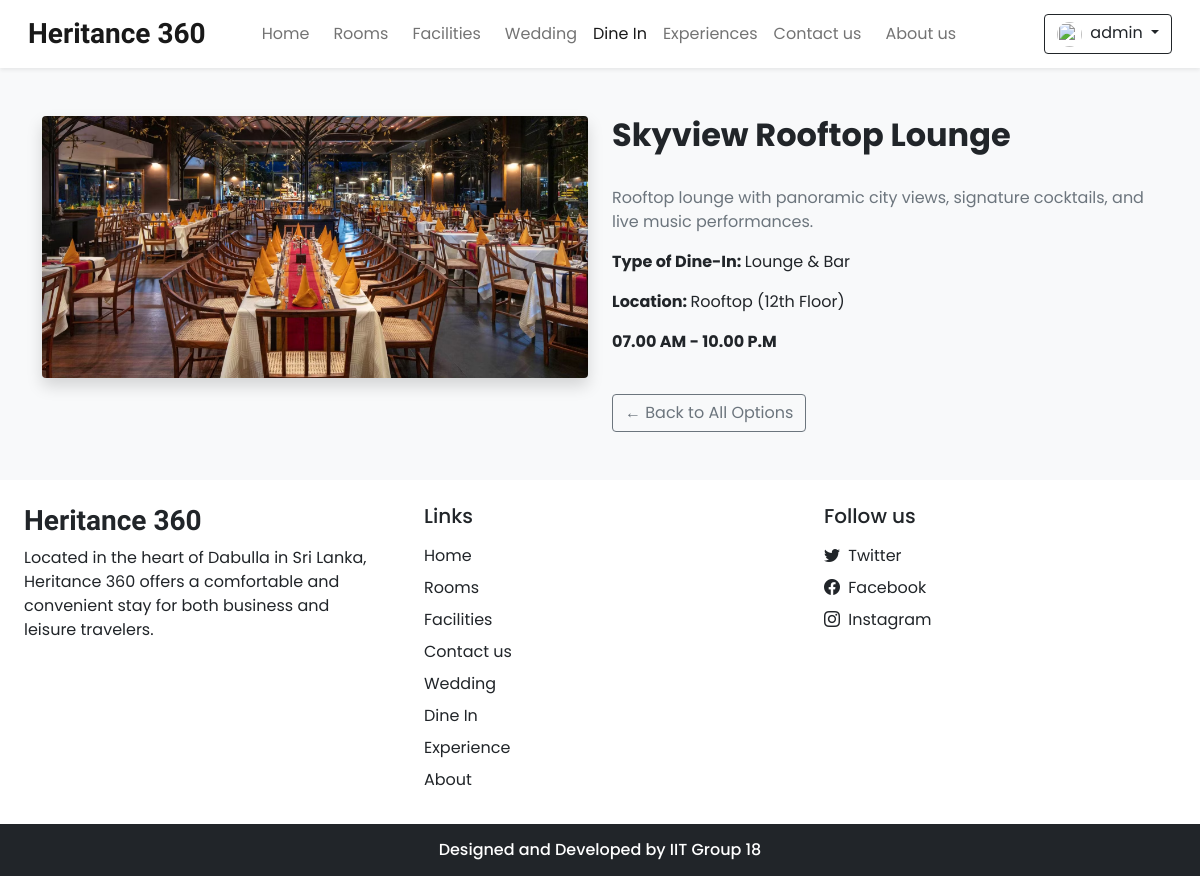
Screenshot of /dine_in_details.php?id=11 (signed in) with the database file from the repository.
### tables this page shows
CREATE TABLE `settings` (
  `sr_no` int NOT NULL AUTO_INCREMENT,
  `site_title` varchar(50) NOT NULL,
  `site_about` varchar(250) NOT NULL,
  `shutdown` tinyint(1) NOT NULL,
  PRIMARY KEY (`sr_no`)
);

CREATE TABLE `dine_in_options` (
  `id` int NOT NULL AUTO_INCREMENT,
  `name` varchar(255) NOT NULL,
  `description` text NOT NULL,
  `open_hours` varchar(100) NOT NULL,
  `image` varchar(255) NOT NULL,
  `status` tinyint(1) DEFAULT '1',
  `location` varchar(255) DEFAULT NULL,
  `type_of_dine_in` varchar(255) DEFAULT NULL,
  `created_at` timestamp NOT NULL DEFAULT CURRENT_TIMESTAMP,
  `updated_at` timestamp NOT NULL DEFAULT CURRENT_TIMESTAMP ON UPDATE CURRENT_TIMESTAMP,
  PRIMARY KEY (`id`)
);

### admin/inc/db_config.php (called while the page is built, shortened)
<?php
  function select($sql,$values,$datatypes)
  {
    $con = $GLOBALS['con'];
    if($stmt = mysqli_prepare($con,$sql))
    {
      if (!empty($values) && !empty($datatypes)) {
      mysqli_stmt_bind_param($stmt, $datatypes, ...$values);
    }
      if(mysqli_stmt_execute($stmt)){
        $res = mysqli_stmt_get_result($stmt);
        return $res;
      }
      else{
        mysqli_stmt_close($stmt);
        die("Query cannot be executed - Select");
      }
    }
    else{
      die("Query cannot be prepared - Select");
    }
  }
?>

### dine_in_details.php (the view, shortened to what this page needs)
<?php
require_once('admin/inc/db_config.php');
$id = intval($_GET['id']);
$query = "SELECT * FROM dine_in_options WHERE id = ? AND status = 1";
$result = select($query, [$id], 'i');
if (!$result || mysqli_num_rows($result) == 0) {
    $option = null;
} else {
    $option = mysqli_fetch_assoc($result);
}
?>
<!DOCTYPE html>
<html lang="en">
<head>
    <?php require('inc/links.php'); ?>
</head>
<body class="bg-light">
    <?php require('inc/header.php'); ?>
    <div class="container my-5">
        <?php if (!$option): ?>
            <div class="alert alert-danger text-center">
                <h4>Dine In Option Not Found</h4>
                <p>The item you’re looking for doesn’t exist or has been removed.</p>
                <a href="dine_in.php" class="btn btn-primary mt-3">Back to Dine In</a>
            </div>
        <?php else: ?>
            <div class="row">
                <div class="col-md-6 mb-4">
                    <img src="<?php echo DINE_IN_IMG_PATH . $option['image']; ?>"
                        alt="Dine In Image" class="img-fluid rounded shadow" style="width: 100%; height: auto;">
                </div>
                <div class="col-md-6">
                    <h2 class="fw-bold"><?php echo htmlspecialchars($option['name'] ?? ''); ?></h2>
                    <p class="text-muted" style="white-space: pre-line;">
                        <?php echo  str_replace(["\\r\\n", "\\n", "\\r"], ' ', $option['description']); ?>
                    </p>
                    <p>
                        <strong>Type of Dine-In: </strong> <?php echo htmlspecialchars($option['type_of_dine_in'] ?? ''); ?>
                    </p>
                    <p>
                        <strong>Location: </strong> <?php echo htmlspecialchars($option['location'] ?? ''); ?>
                    </p>
                    <p>
                        <strong><?php echo htmlspecialchars($option['open_hours'] ?? ''); ?> </strong>
                    </p>
                    <a href="dine_in.php" class="btn btn-outline-secondary mt-4">← Back to All Options</a>
                </div>
            </div>
        <?php endif; ?>
    </div>
    <?php require('inc/footer.php'); ?>
</body>
</html>

### inc/header.php (shortened to what this page needs)
<nav id="nav-bar" class="navbar navbar-expand-lg navbar-light bg-white px-lg-3 py-lg-2 shadow-sm sticky-top">
  <div class="container-fluid">
    <a class="navbar-brand me-5 fw-bold fs-3 h-font" href="index.php"><?php echo $settings_r['site_title'] ?></a>
    <div class="collapse navbar-collapse" id="navbarSupportedContent">
      <ul class="navbar-nav me-auto mb-2 mb-lg-0">
        <li class="nav-item">
          <a class="nav-link me-2" href="index.php">Home</a>
        </li>
        <li class="nav-item">
          <a class="nav-link me-2" href="rooms.php">Rooms</a>
        </li>
        <li class="nav-item">
          <a class="nav-link me-2" href="facilities.php">Facilities</a>
        </li>
        <li class="nav-item">
          <a class="nav-link" href="wedding_halls.php">Wedding</a>
        </li>
        <li class="nav-item">
          <a class="nav-link" href="dine_in.php">Dine In</a>
        </li>
        <li class="nav-item">
          <a class="nav-link" href="experience.php">Experiences</a>
        </li>
        <li class="nav-item">
          <a class="nav-link me-2" href="contact.php">Contact us</a>
        </li>
        <li class="nav-item">
          <a class="nav-link" href="about.php">About us</a>
        </li>
      </ul>
      <div class="d-flex">
        <?php
          if(isset($_SESSION['login']) && $_SESSION['login']==true)
          {
            $path = USERS_IMG_PATH;
            echo<<<data
              <div class="btn-group">
                <button type="button" class="btn btn-outline-dark shadow-none dropdown-toggle" data-bs-toggle="dropdown" data-bs-display="static" aria-expanded="false">
                  <img src="$path$_SESSION[uPic]" style="width: 25px; height: 25px;" class="me-1 rounded-circle">
                  $_SESSION[uName]
                </button>
                <ul class="dropdown-menu dropdown-menu-lg-end">
                  <li><a class="dropdown-item" href="profile.php">Profile</a></li>
                  <li><a class="dropdown-item" href="bookings.php">Bookings</a></li>
                  <li><a class="dropdown-item" href="logout.php">Logout</a></li>
                </ul>
              </div>
            data;
          }
        ?>
      </div>
    </div>
  </div>
</nav>

### inc/footer.php (shortened to what this page needs)
<div class="container-fluid bg-white mt-5">
    <div class="row">
        <div class="col-lg-4 p-4">
            <h3 class="h-font fw-bold fs-3 mb-2"><?php echo $settings_r['site_title'] ?></h3>
            <p>
                <?php echo $settings_r['site_about'] ?>
            </p>
        </div>
        <div class="col-lg-4 p-4">
            <h5 class="mb-3">Links</h5>
            <a href="index.php" class="d-inline-block mb-2 text-dark text-decoration-none">Home</a> <br>
            <a href="rooms.php" class="d-inline-block mb-2 text-dark text-decoration-none">Rooms</a> <br>
            <a href="facilities.php" class="d-inline-block mb-2 text-dark text-decoration-none">Facilities</a> <br>
            <a href="contact.php" class="d-inline-block mb-2 text-dark text-decoration-none">Contact us</a> <br>
            <a href="wedding_halls.php" class="d-inline-block mb-2 text-dark text-decoration-none">Wedding</a><br>
            <a href="dine_in.php" class="d-inline-block mb-2 text-dark text-decoration-none">Dine In</a><br>
            <a href="experience.php" class="d-inline-block mb-2 text-dark text-decoration-none">Experience</a><br>
            <a href="about.php" class="d-inline-block mb-2 text-dark text-decoration-none">About</a><br>
        </div>
        <div class="col-lg-4 p-4">
            <h5 class="mb-3">Follow us</h5>
            <?php
            if ($contact_r['tw'] != '') {
                echo <<<data
              <a href="$contact_r[tw]" class="d-inline-block text-dark text-decoration-none mb-2">
                <i class="bi bi-twitter me-1"></i> Twitter
              </a><br>
            data;
            }
            ?>
            <a href="<?php echo $contact_r['fb'] ?>" class="d-inline-block text-dark text-decoration-none mb-2">
                <i class="bi bi-facebook me-1"></i> Facebook
            </a><br>
            <a href="<?php echo $contact_r['insta'] ?>" class="d-inline-block text-dark text-decoration-none">
                <i class="bi bi-instagram me-1"></i> Instagram
            </a><br>
        </div>
    </div>
</div>
<h6 class="text-center bg-dark text-white p-3 m-0">Designed and Developed by IIT Group 18</h6>

### css/common.css (style rules this page uses)
:root { --teal: #2ec1ac; --teal_hover: #279e8c; }
* { font-family: 'Poppins', sans-serif; }
.h-font { font-family: 'Merienda', cursive; }

### rows the page displays
settings: site_title "Heritance 360", site_about "Located in the heart of Dabulla in Sri Lanka, Heritance 360 offers a comfortable and convenient stay for both business and leisure travelers."
dine_in_options: image (picture), name "Skyview Rooftop Lounge", description "Rooftop lounge with panoramic city views, signature cocktails, and live music performances.", type_of_dine_in "Lounge & Bar", location "Rooftop (12th Floor)", open_hours "07.00 AM - 10.00 P.M"

### other values shown
$_SESSION[uName] "admin"
